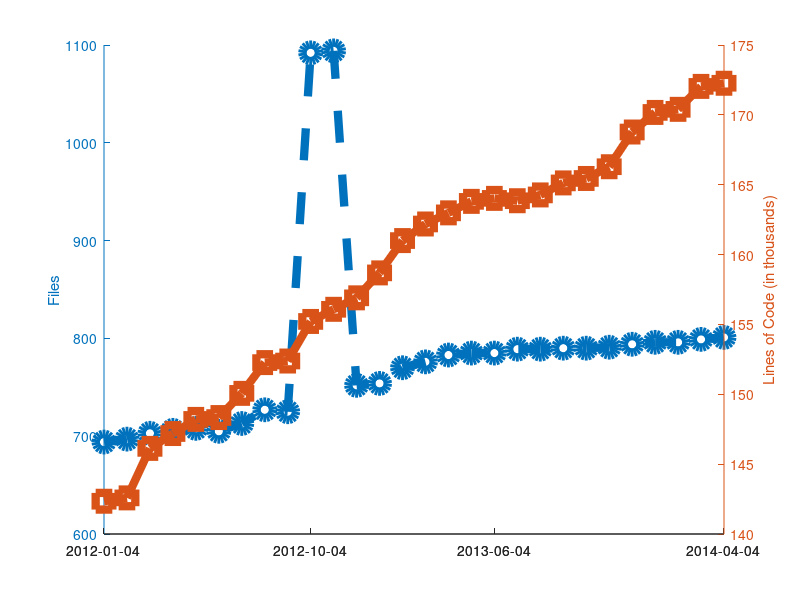

Write the MATLAB code that produced this figure.
clear all
clf
hold on

% These data were gathered using version 1.60 of the CLOC perl script:
% http://sourceforge.net/projects/cloc/files/cloc/v1.60/cloc-1.60.pl/download
%
% Lines of code are counted from include/*/*.h and src/*/*.C.
%
% The basic idea (which should be scripted) is to run:
% git checkout `git rev-list -n 1 --before="$my_date" master`
% cloc.pl src/*/*.C include/*/*.h
%
% The output looks like:
%      799 text files.
%      799 unique files.
%        0 files ignored.
%
% http://cloc.sourceforge.net v 1.60  T=3.43 s (233.1 files/s, 91171.7 lines/s)
% -------------------------------------------------------------------------------
% Language                     files          blank        comment           code
% -------------------------------------------------------------------------------
% C++                            416          43101          34649         135725
% C/C++ Header                   383          20283          42494          36260
% -------------------------------------------------------------------------------
% SUM:                           799          63384          77143         171985
% -------------------------------------------------------------------------------
%
% I only gathered the sum of code lines and the number of files, but
% clearly other data is available.

% Date, Num Files, Num Lines
data = {
% 2012
    '2012-01-04', 694  142345
    '2012-02-04', 697  142585
    '2012-03-04', 703  146127
    '2012-04-04', 706  147191
    '2012-05-04', 708  148202
    '2012-06-04', 705  148334
    '2012-07-04', 713  150066
    '2012-08-04', 727  152269
    '2012-09-04', 725  152381
    '2012-10-04', 1092 155213 % Don't know what happened to the number of files here...
    '2012-11-04', 1094 156082 % We moved from libmesh/src to src around here so maybe that caused it?
    '2012-12-04', 752  156903
% 2013
    '2013-01-04', 754, 158689
    '2013-02-04', 770, 161001
    '2013-03-04', 776, 162189
    '2013-04-04', 783, 162986
    '2013-05-04', 785, 163808
    '2013-06-04', 785, 164022
    '2013-07-04', 789, 163854
    '2013-08-04', 789, 164269
    '2013-09-04', 790, 165129
    '2013-10-04', 790, 165447
    '2013-11-04', 791, 166287
    '2013-12-04', 794, 168772
% 2014
    '2014-01-04', 796, 170174
    '2014-02-04', 796, 170395
    '2014-03-04', 799, 172037
    '2014-04-04', 801, 172262
       };

% length works like you would expect it to for cell arrays.
N=length(data);

% Can't plot string data automatically?
x=linspace(1,N,N);

% Only way to set linestyles with plotyy is after the fact, apparently.
% plotyy returns the axis handle first, followed by the two plot handles.
[haxis, h1, h2] = plotyy(x, [data{:,2}], x, [data{:,3}] ./ 1000);

% Label the axes
ylabel (haxis(1), 'Files');
ylabel (haxis(2), 'Lines of Code (in thousands)');

% Make thick lines - this looks better in PDF
set([h1, h2], 'linewidth', 6);

% Turn on markers
set(h1, 'marker', 'o');
set(h2, 'marker', 's');

% Use bigger markers
set([h1, h2], 'markersize', 12);

% Make dashed line?  Aquaterm doesn't seem to properly display this, but it
% does work in the PDF!
set(h1, 'linestyle', '--');

% Set the xticks and labels so that it shows dates instead of numbers.
xticksat = [1 ceil(N/3) floor(2*N/3) N];
set(haxis, 'xtick', xticksat);

for i=1:length(xticksat)
  xtlabels{i} = data{xticksat(i), 1};
end
set(haxis, 'xticklabel', xtlabels);

% Set some "paper" variables.  None of these seem to have any effect?
% set (gcf, "paperposition", [0.25, 0.25, 10.75, 8.25]);
% set (gcf, "papersize", [11, 8.5]);
% set (gcf, "paperorientation", 'landscape');

% Make a PDF of this plot.  I had to mess with setting the size
% manually through the print command, otherwise the right-hand axis
% was cut off.  I just picked 1920x1080 at random and it seemed to
% work...
print('-dpdf', '-S1920,1080', 'cloc_libmesh.pdf', '-FHelvetica:20');
